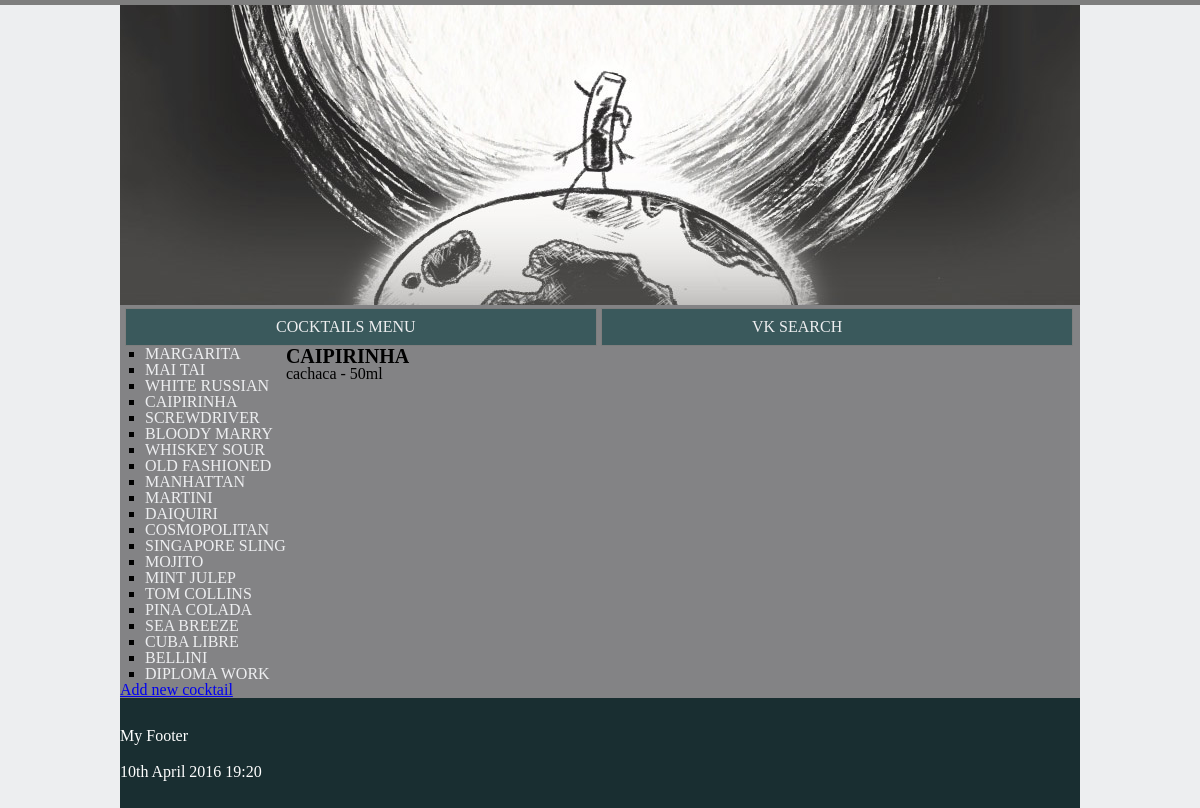
/cocktail/4/, run on the app's committed database.
### cocktail/models.py (models this page shows, shortened)
class Cocktail(models.Model):
    cocktail_name = models.CharField(max_length=100)

class Compose(models.Model):
    cocktails = models.ForeignKey(Cocktail)
    ingredients = models.ForeignKey(Ingredient)
    measures = models.ForeignKey(Measure)
    ingredient_value = models.PositiveIntegerField()

class Ingredient(models.Model):
    ingredient_name = models.CharField(max_length=50)
    def __unicode__(self):
        return self.ingredient_name

class Measure(models.Model):
    measure_name = models.CharField(max_length=10)
    def __unicode__(self):
        return self.measure_name

### cocktail/views.py (the view)
# urls.py: url(r'^(?P<cocktail_id>[0-9]+)/', views.detail, name='detail'),
def detail(request, cocktail_id):
    cocktail = get_object_or_404(Cocktail, pk=cocktail_id)
    cocktail_list = Cocktail.objects.all()
    return render(request, 'cocktail/detail.html', {'cocktail': cocktail,
                                                    'cocktail_list': cocktail_list})

### cocktail/templates/cocktail/detail.html
{% extends 'cocktail/index.html' %}
{% block aside %}
    {{ block.super }}
{% endblock %}
{% block content %}
<h1>{{ cocktail.cocktail_name }}</h1>
<ul>
    {% for compose in cocktail.compose_set.all %}
        <li>{{ compose.ingredients }} - {{ compose.ingredient_value }}{{ compose.measures }}</li>
    {% endfor %}
</ul>
{% endblock %}

### cocktail/templates/cocktail/index.html
{% extends 'base.html' %}
{% block aside %}
{% if cocktail_list %}
    <nav>
        <ul class="aside">
            {% for cocktail in cocktail_list %}
                <li>
                    <a href="{% url 'cocktail:detail' cocktail.id %}">{{ cocktail.cocktail_name }}</a>
                </li>
            {% endfor %}
        </ul>
    </nav>
{% else %}
    <p>
        No cocktails available.
    </p>
{% endif %}
    <h4>
        <a href="{% url 'cocktail:add' %}">Add new cocktail</a>
    </h4>
{% endblock %}

### static/css/styles.css (style rules this page uses)
body { background-color: #edeef0; border-top: 5px solid #7e7e7e; margin: 0; font-size: 16px; }
h1 { text-transform: uppercase; font-weight: bold; font-size: 20px; }
nav a { text-decoration: none; color: #edeef0; text-transform: uppercase; }
nav ul { margin-left: 5px; padding: 0; }
#aside li { font-weight: 300; list-style-type: square; margin-left: 20px; }

### data on the page
Cocktail: cocktail_name "MARGARITA"
Cocktail: cocktail_name "MAI TAI"
Cocktail: cocktail_name "WHITE RUSSIAN"
Cocktail: cocktail_name "CAIPIRINHA"
Cocktail: cocktail_name "SCREWDRIVER"
Cocktail: cocktail_name "BLOODY MARRY"
Cocktail: cocktail_name "WHISKEY SOUR"
Cocktail: cocktail_name "OLD FASHIONED"
Cocktail: cocktail_name "MANHATTAN"
Cocktail: cocktail_name "MARTINI"
Cocktail: cocktail_name "DAIQUIRI"
Cocktail: cocktail_name "COSMOPOLITAN"
Cocktail: cocktail_name "SINGAPORE SLING"
Cocktail: cocktail_name "MOJITO"
Cocktail: cocktail_name "MINT JULEP"
Cocktail: cocktail_name "TOM COLLINS"
Cocktail: cocktail_name "PINA COLADA"
Cocktail: cocktail_name "SEA BREEZE"
Cocktail: cocktail_name "CUBA LIBRE"
Cocktail: cocktail_name "BELLINI"
Cocktail: cocktail_name "DIPLOMA WORK"
Compose: ingredients "cachaca", ingredient_value "50", measures "ml"
